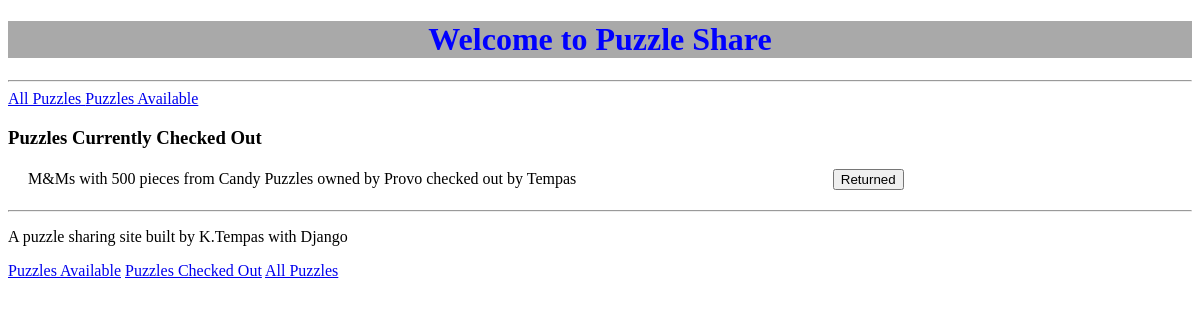
/checked_out, run on the app's committed database.
### puzzle_share/models.py (models this page shows, shortened)
class Puzzle(models.Model):
    PIECES = (
        (50,  ('50 pieces or less')),
        (100, ('100 pieces')),
        (250, ('250 pieces')),
        (500, ('500 pieces')),
        (750, ('750 pieces')),
        (1000, ('1000 pieces'))
    )
    STATUS=(
        (1, ('Available to borrow')),
        (2, ('Borrowed by someone')),
    )                                                   #TODO research -maybe should be models.CASCADE?
    name = models.CharField(max_length=30)
    pieces = models.PositiveSmallIntegerField(choices=PIECES, default= 500,)
    company = models.CharField(max_length=20)#, help_text = 'Enter name of puzzle manufacturer')
    status = models.PositiveSmallIntegerField(choices=STATUS, default=1,)
    owner_last_name = models.CharField(max_length=20)
    user_last_name = models.CharField(max_length=20, default = "")
    photo = models.ImageField(upload_to='user_images/', blank=True, null=True)
    class Meta:
        unique_together = [['name', 'pieces', 'company']]
    def __str__(self):
        photo_str = self.photo.url if self.photo else 'no photo'
        return f'{self.name} with {self.pieces} pieces from {self.company} owned by {self.owner_last_name}'

### puzzle_share/views.py (the view)
# urls.py: path('checked_out', views.puzzles_checked_out, name='puzzles_checked_out'),
def puzzles_checked_out(request): #list of currently checked outpuzzles
    status = Puzzle.objects.filter(status = 2).order_by('name')
    return render(request, 'puzzle_share/checked_out.html', { 'status': status})

### puzzle_share/templates/puzzle_share/checked_out.html (shortened to what this page needs)
{% extends 'puzzle_share/base.html' %}
{% block content %}
<a class = "nav-link" href="{% url 'puzzle_list' %}">All Puzzles </a>
<a class = "nav-link" href="{% url 'puzzles_available' %}">Puzzles Available</a>
<h3>Puzzles Currently Checked Out</h3>
{% if status %}
    {% for puzzle in status %}
    <div class="puzzlelist-puzzle">
    <span class = "puzzle-details"> {{ puzzle }} checked out by {{ puzzle.user_last_name }}</span>
    <form class="checked-out-form" method="POST" action="{% url 'puzzle_returned' puzzle.pk %}">
        <button type="submit">Returned</button>
    </form>
 </div>
    {% endfor %}
{% else %}
<p> There are no puzzles currently checked out</p>
{% endif %}
{% endblock %}

### puzzle_share/static/css/style.css (style rules this page uses)
span.puzzle-details { display: inline-block; width: 70% }
form.checked-out-form { display: inline; }
div.puzzlelist-puzzle { margin: 20px; }
a.nav-link { padding-right: 40 px; }

### data on the page
Puzzle: photo+name+pieces "M&Ms with 500 pieces from Candy Puzzles owned by Provo", user_last_name "Tempas"
